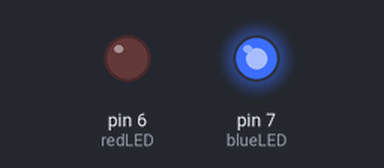
A sketch run on a simulated Arduino Uno, built with avr-gcc and run on an emulated ATmega328P. On the bench: output pins drawn as LEDs (lit = HIGH). Random numbers use the default seed unless the sketch sets one.

Above: at 0.1 s.
At 34.1 s:
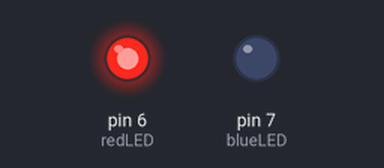
Timing chart, 0 to 36.5 s (numbered marks = the images above):
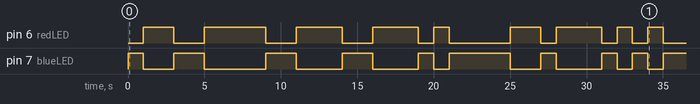

The sketch:

pruebaLEDS.ino
```cpp
const int blueLED = 7;
const int redLED = 6;

int randomNumber;

// digital pin 13
void setup()
{
  pinMode(blueLED, OUTPUT); // sets the digital
  pinMode(redLED, OUTPUT);
}

void loop()
{
  randomNumber = random(0,9);
  Serial.println(randomNumber);
  if(randomNumber >= 0 && randomNumber < 5)
  {
    digitalWrite(blueLED, HIGH);
  }
  else
  {
    digitalWrite(redLED, HIGH);
  }

  delay(1000); // waits for a second

  digitalWrite(blueLED, LOW);
  digitalWrite(redLED, LOW);
}
```

Measured:
- by itself, pin 6 (redLED): LOW → HIGH at 1.0 s, → LOW 2.0 s later, → HIGH 2.0 s later, → LOW 4.0 s later, … (18 changes in this stretch)
- by itself, pin 7 (blueLED): LOW → HIGH at 0.00 s, → LOW 1.0 s later, → HIGH 2.0 s later, → LOW 2.0 s later, … (19 changes in this stretch)
